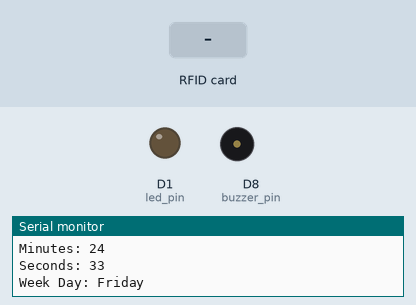
This sketch was run on a simulated ESP8266 (NodeMCU). On the bench: output pins drawn as LEDs (lit = HIGH), buzzer (waves = sounding), the last lines printed to the serial monitor. Inputs (shaded band) come from the test bench. WiFi joins after 1.5 s; servers stay silent unless stated; network time is answered at once with the bench clock; the local clock reads 2024-03-15 10:24:30 at power-on unless the sketch sets it.

Above: at 3.7 s.
3.8 s: RFID card 1A 3A 94 80 held to the reader
At 4.7 s:
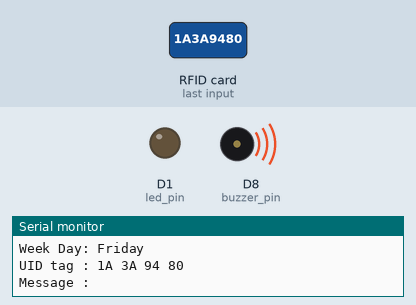
5.3 s: RFID card 5E 7A 19 C4 held to the reader
At 10.6 s:
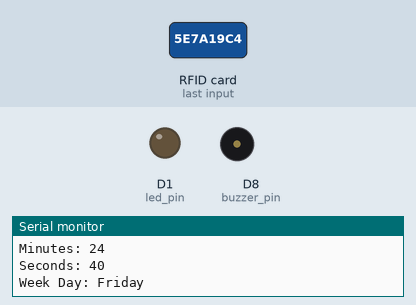
Timing chart, 0 to 12.1 s (numbered marks = the images above; inputs shaded):
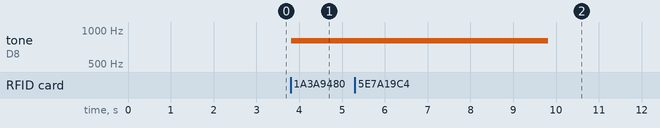

Measured:
- after the input at 3.8 s, tone on D8 (buzzer_pin): silent → 800 Hz at once
- after the input at 5.3 s, tone on D8 (buzzer_pin): 800 Hz → silent after 4.5 s instead of 1.5 s

The sketch:

sketch_may04a.ino
```cpp
#include <SPI.h>
#include <MFRC522.h>

constexpr uint8_t RST_PIN = D3;     // Configurable, see typical pin layout above
constexpr uint8_t SS_PIN = D4;     // Configurable, see typical pin layout above
MFRC522 rfid(SS_PIN, RST_PIN);   // Create MFRC522 instance.


#include <NTPClient.h>
#include <WiFiUdp.h>
#include <ESP8266WiFi.h>

const char *ssid     = "HAMIDREZA";
const char *password = "22558930h";

// Define NTP Client to get time
WiFiUDP ntpUDP;
NTPClient timeClient(ntpUDP, "pool.ntp.org");

//Week Days
String weekDays[7]={"Sunday", "Monday", "Tuesday", "Wednesday", "Thursday", "Friday", "Saturday"};

//Month names
String months[12]={"January", "February", "March", "April", "May", "June", "July", "August", "September", "October", "November", "December"};

int led_pin = D1;
int buzzer_pin = D8;

void setup() {
  Serial.begin(115200);
  SPI.begin();
  rfid.PCD_Init();

  // Connect to Wi-Fi
  connectToNetwork("HAMIDREZA", "22558930h");

// Initialize a NTPClient to get time
  timeClient.begin();
  timeClient.setTimeOffset(16200);

  pinMode(led_pin, OUTPUT);
  pinMode(buzzer_pin, OUTPUT);

  digitalWrite(led_pin, LOW);
  tone(buzzer_pin, 0);
}


void connectToNetwork(String net_name, String net_pass){
  delay(1000);
  WiFi.begin(net_name, net_pass);
  Serial.print(String("Connecting to " + net_name ));
  while(WiFi.status() != WL_CONNECTED){
    delay(500);
    Serial.print(".");
  }

  Serial.println();
  Serial.print("Connected, IP address");
  Serial.println(WiFi.localIP());
}

int ID_authentication(String uid){
  if (uid.substring(1) == "1A 3A 94 80"){
    Serial.println("Authorized access");
    Serial.println();
    delay(3000);
    return 1;
  }
  Serial.println(" Access denied");
  delay(3000);
  return 0;
}

int time_authentication(int hour, int minute, int second){
  if(hour <16 && hour >= 15 && minute <=30 && minute >= 1){
    return 1;
  }
  return 0;
}

void buzzer_led(int _state){
  if(_state){
    digitalWrite(led_pin, HIGH);
  }
  else{
    tone(buzzer_pin , 800);
  }
  delay(3000);
  digitalWrite(led_pin, LOW);
  tone(buzzer_pin , 0);
}

void loop() {

  timeClient.update();
  int currentHour = timeClient.getHours();
  Serial.print("Hour: ");
  Serial.println(currentHour);

  int currentMinute = timeClient.getMinutes();
  Serial.print("Minutes: ");
  Serial.println(currentMinute);

  int currentSecond = timeClient.getSeconds();
  Serial.print("Seconds: ");
  Serial.println(currentSecond);

  String weekDay = weekDays[timeClient.getDay()];
  Serial.print("Week Day: ");
  Serial.println(weekDay);

   if (rfid.PICC_IsNewCardPresent()) {
     if (rfid.PICC_ReadCardSerial()){
        Serial.print("UID tag :");
        byte letter;
        for (byte i = 0; i < rfid.uid.size; i++)
        {
           Serial.print(rfid.uid.uidByte[i] < 0x10 ? " 0" : " ");
           Serial.print(rfid.uid.uidByte[i], HEX);
        }
        Serial.println();
        Serial.print("Message : ");
        buzzer_led(time_authentication(currentHour, currentMinute, currentSecond));
     }
  }


  Serial.println();


}
```
